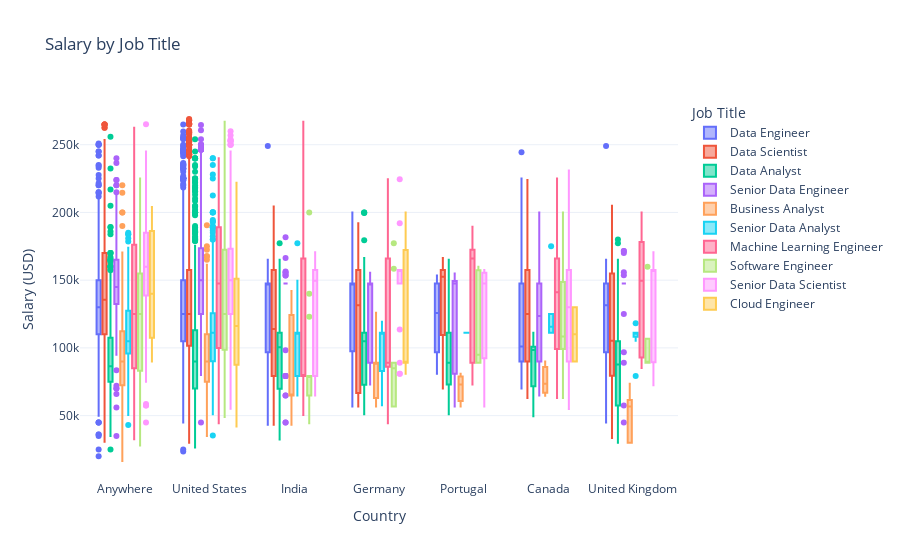

This figure's notebook cell:
### Markdown cell above
### 📦 Salary Dispersion by Country and Job Type

Similar to the previous charts, this visualization shows **salaries by country and job type**.  
Specifically, the **boxplot** allows us to better understand the **spread and dispersion** of salaries.

### Code cell
viz.plot_salary_by_job_title_interactive(df, country= top_countries)

### Figure 1 — Plotly figure (JSON) as saved in the notebook; plotly's stock layout.template omitted (floating-point values rounded to 4 significant figures; data arrays with more than 128 entries replaced by an {"elided": "..."} marker saying what was removed)
{"data": [{"alignmentgroup": "True", "hovertemplate": "Job Title=Data Engineer<br>Country=%{x}<br>Salary (USD)=%{y}<extra></extra>", "legendgroup": "Data Engineer", "marker": {"color": "#636efa"}, "name": "Data Engineer", "notched": false, "offsetgroup": "Data Engineer", "orientation": "v", "showlegend": true, "type": "box", "x": {"elided": "3431 str values"}, "x0": " ", "xaxis": "x", "y": {"elided": "3431 float values"}, "y0": " ", "yaxis": "y"}, {"alignmentgroup": "True", "hovertemplate": "Job Title=Data Scientist<br>Country=%{x}<br>Salary (USD)=%{y}<extra></extra>", "legendgroup": "Data Scientist", "marker": {"color": "#EF553B"}, "name": "Data Scientist", "notched": false, "offsetgroup": "Data Scientist", "orientation": "v", "showlegend": true, "type": "box", "x": {"elided": "4875 str values"}, "x0": " ", "xaxis": "x", "y": {"elided": "4875 float values"}, "y0": " ", "yaxis": "y"}, {"alignmentgroup": "True", "hovertemplate": "Job Title=Data Analyst<br>Country=%{x}<br>Salary (USD)=%{y}<extra></extra>", "legendgroup": "Data Analyst", "marker": {"color": "#00cc96"}, "name": "Data Analyst", "notched": false, "offsetgroup": "Data Analyst", "orientation": "v", "showlegend": true, "type": "box", "x": {"elided": "4591 str values"}, "x0": " ", "xaxis": "x", "y": {"elided": "4591 float values"}, "y0": " ", "yaxis": "y"}, {"alignmentgroup": "True", "hovertemplate": "Job Title=Senior Data Engineer<br>Country=%{x}<br>Salary (USD)=%{y}<extra></extra>", "legendgroup": "Senior Data Engineer", "marker": {"color": "#ab63fa"}, "name": "Senior Data Engineer", "notched": false, "offsetgroup": "Senior Data Engineer", "orientation": "v", "showlegend": true, "type": "box", "x": {"elided": "1258 str values"}, "x0": " ", "xaxis": "x", "y": {"elided": "1258 float values"}, "y0": " ", "yaxis": "y"}, {"alignmentgroup": "True", "hovertemplate": "Job Title=Business Analyst<br>Country=%{x}<br>Salary (USD)=%{y}<extra></extra>", "legendgroup": "Business Analyst", "marker": {"color": "#FFA15A"}, "name": "Business Analyst", "notched": false, "offsetgroup": "Business Analyst", "orientation": "v", "showlegend": true, "type": "box", "x": {"elided": "473 str values"}, "x0": " ", "xaxis": "x", "y": {"elided": "473 float values"}, "y0": " ", "yaxis": "y"}, {"alignmentgroup": "True", "hovertemplate": "Job Title=Senior Data Analyst<br>Country=%{x}<br>Salary (USD)=%{y}<extra></extra>", "legendgroup": "Senior Data Analyst", "marker": {"color": "#19d3f3"}, "name": "Senior Data Analyst", "notched": false, "offsetgroup": "Senior Data Analyst", "orientation": "v", "showlegend": true, "type": "box", "x": {"elided": "967 str values"}, "x0": " ", "xaxis": "x", "y": {"elided": "967 float values"}, "y0": " ", "yaxis": "y"}, {"alignmentgroup": "True", "hovertemplate": "Job Title=Machine Learning Engineer<br>Country=%{x}<br>Salary (USD)=%{y}<extra></extra>", "legendgroup": "Machine Learning Engineer", "marker": {"color": "#FF6692"}, "name": "Machine Learning Engineer", "notched": false, "offsetgroup": "Machine Learning Engineer", "orientation": "v", "showlegend": true, "type": "box", "x": {"elided": "309 str values"}, "x0": " ", "xaxis": "x", "y": {"elided": "309 float values"}, "y0": " ", "yaxis": "y"}, {"alignmentgroup": "True", "hovertemplate": "Job Title=Software Engineer<br>Country=%{x}<br>Salary (USD)=%{y}<extra></extra>", "legendgroup": "Software Engineer", "marker": {"color": "#B6E880"}, "name": "Software Engineer", "notched": false, "offsetgroup": "Software Engineer", "orientation": "v", "showlegend": true, "type": "box", "x": {"elided": "294 str values"}, "x0": " ", "xaxis": "x", "y": {"elided": "294 float values"}, "y0": " ", "yaxis": "y"}, {"alignmentgroup": "True", "hovertemplate": "Job Title=Senior Data Scientist<br>Country=%{x}<br>Salary (USD)=%{y}<extra></extra>", "legendgroup": "Senior Data Scientist", "marker": {"color": "#FF97FF"}, "name": "Senior Data Scientist", "notched": false, "offsetgroup": "Senior Data Scientist", "orientation": "v", "showlegend": true, "type": "box", "x": {"elided": "1393 str values"}, "x0": " ", "xaxis": "x", "y": {"elided": "1393 float values"}, "y0": " ", "yaxis": "y"}, {"alignmentgroup": "True", "hovertemplate": "Job Title=Cloud Engineer<br>Country=%{x}<br>Salary (USD)=%{y}<extra></extra>", "legendgroup": "Cloud Engineer", "marker": {"color": "#FECB52"}, "name": "Cloud Engineer", "notched": false, "offsetgroup": "Cloud Engineer", "orientation": "v", "showlegend": true, "type": "box", "x": ["Germany", "United States", "United States", "United States", "United States", "United States", "Germany", "Anywhere", "United States", "Anywhere", "Anywhere", "United States", "United States", "United States", "United States", "United States", "United States", "United States", "Canada", "Germany", "United States", "United States", "United States", "Anywhere", "Anywhere", "Anywhere", "Germany", "Canada", "United States", "United States", "Germany", "United States", "Anywhere", "Germany", "United States", "Anywhere", "Germany", "Anywhere"], "x0": " ", "xaxis": "x", "y": [89100.0, 85000.0, 157600.0, 136000.0, 221800.0, 115000.0, 80850.0, 100000.0, 135000.0, 90000.0, 197500.0, 80000.0, 115000.0, 90000.0, 92920.0, 57600.0, 57600.0, 115000.0, 130000.0, 200000.0, 151000.0, 151000.0, 151000.0, 204000.0, 182500.0, 140000.0, 89100.0, 90000.0, 195000.0, 117200.0, 89100.0, 136000.0, 120000.0, 200000.0, 42000.0, 180000.0, 89100.0, 110000.0], "y0": " ", "yaxis": "y"}], "layout": {"boxmode": "group", "legend": {"title": {"text": "Job Title"}, "tracegroupgap": 0}, "title": {"text": "Salary by Job Title"}, "xaxis": {"anchor": "y", "domain": [0, 1], "title": {"text": "Country"}}, "yaxis": {"anchor": "x", "domain": [0, 1], "title": {"text": "Salary (USD)"}}}}
